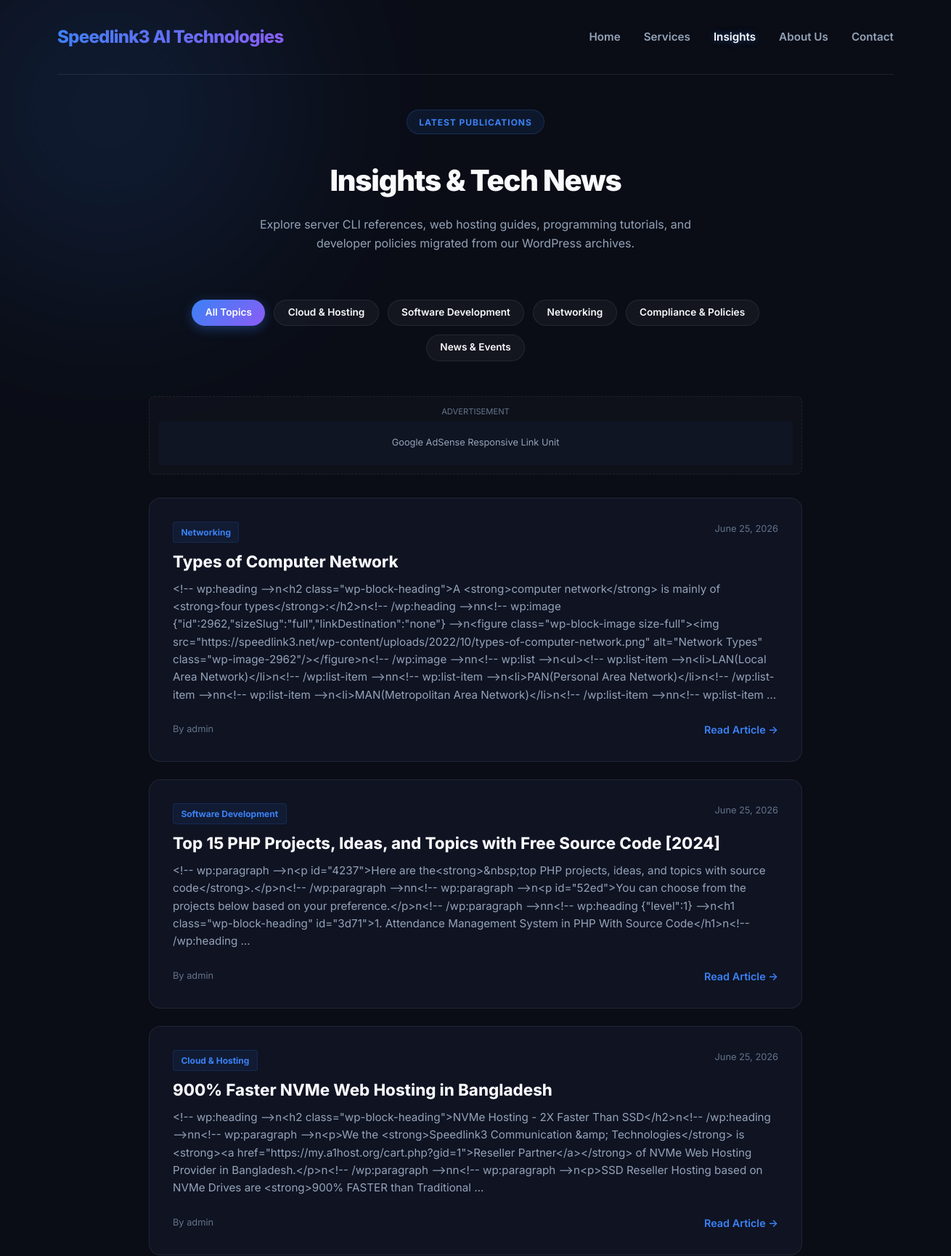
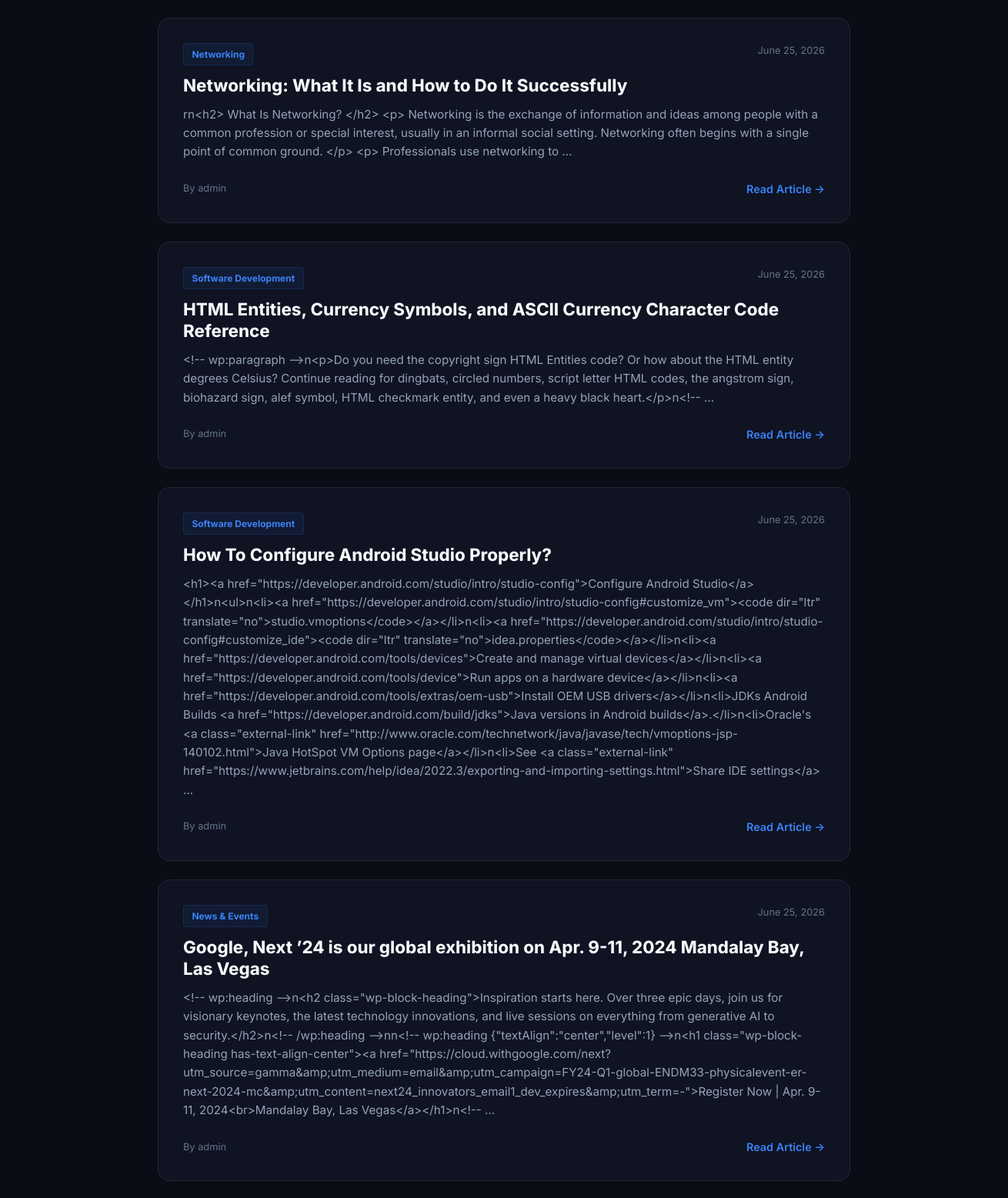
/insights/ (upper part), run on the app's committed database (2 pictures, top to bottom).
### cms/models.py (models this page shows, shortened)
class Category(models.Model):
    name = models.CharField(max_length=100)
    slug = models.SlugField(max_length=120, unique=True, blank=True)
    class Meta:
        verbose_name_plural = "Categories"

class Post(models.Model):
    STATUS_CHOICES = (
        ('draft', 'Draft'),
        ('published', 'Published'),
    )
    title = models.CharField(max_length=200)
    slug = models.SlugField(max_length=220, unique=True, blank=True)
    author = models.ForeignKey(User, on_delete=models.CASCADE, related_name='posts')
    content = models.TextField()
    excerpt = models.TextField(blank=True)
    status = models.CharField(max_length=10, choices=STATUS_CHOICES, default='draft')
    category = models.ForeignKey(Category, on_delete=models.SET_NULL, null=True, blank=True, related_name='posts')
    created_at = models.DateTimeField(auto_now_add=True)
    updated_at = models.DateTimeField(auto_now=True)
    seo_title = models.CharField(max_length=150, blank=True, help_text="Custom SEO title")
    seo_description = models.TextField(max_length=250, blank=True, help_text="SEO meta description")
    og_image = models.ImageField(upload_to='og_images/', blank=True, null=True, help_text="Open Graph image for social sharing")

### cms/views.py (the view)
# urls.py: path('insights/', views.insights_view, name='insights'),
def insights_view(request):
    posts = Post.objects.filter(status='published').order_by('-created_at')
    categories = Category.objects.all()
    category_slug = request.GET.get('category')
    if category_slug:
        posts = posts.filter(category__slug=category_slug)
    context = {
        'posts': posts,
        'categories': categories,
        'selected_category': category_slug,
        'seo': {
            'title': 'Insights & Tech News - Speedlink3 AI Technologies',
            'description': 'Read our latest insights, tutorials on networking, server commands, database management, and programming best practices.'
        }
    }
    return render(request, 'insights.html', context)

### templates/insights.html (shortened to what this page needs)
{% extends 'base.html' %}
{% load static %}
{% block content %}
<section style="max-width: 900px; margin: 0 auto;">
    <div style="text-align: center; margin-bottom: 4rem;">
        <span class="hero-badge">Latest Publications</span>
        <h1 style="font-size: 2.5rem; font-weight: 850; letter-spacing: -0.03em; margin-top: 0.5rem; margin-bottom: 1rem;">Insights &amp; Tech News</h1>
        <p style="color: var(--text-secondary); max-width: 600px; margin: 0 auto;">Explore server CLI references, web hosting guides, programming tutorials, and developer policies migrated from our WordPress archives.</p>
    </div>
    <div style="display: flex; gap: 0.75rem; justify-content: center; flex-wrap: wrap; margin-bottom: 3rem;">
        <a href="{% url 'insights' %}" class="btn {% if not selected_category %}btn-primary{% else %}btn-secondary{% endif %}" style="padding: 0.4rem 1.15rem; font-size: 0.85rem; border-radius: 20px;">All Topics</a>
        {% for cat in categories %}
        <a href="{% url 'insights' %}?category={{ cat.slug }}" class="btn {% if selected_category == cat.slug %}btn-primary{% else %}btn-secondary{% endif %}" style="padding: 0.4rem 1.15rem; font-size: 0.85rem; border-radius: 20px;">{{ cat.name }}</a>
        {% endfor %}
    </div>
    <div style="margin: 2rem 0; text-align: center; padding: 0.75rem; background: rgba(255, 255, 255, 0.02); border: 1px dashed var(--border-color); border-radius: 8px;">
        <span style="font-size: 0.7rem; color: var(--text-muted); display: block; margin-bottom: 0.25rem;">ADVERTISEMENT</span>
        <div style="height: 60px; background: rgba(59, 130, 246, 0.04); display: flex; align-items: center; justify-content: center; font-size: 0.8rem; color: var(--text-secondary); border-radius: 4px;">
            Google AdSense Responsive Link Unit
        </div>
    </div>
    <div style="display: flex; flex-direction: column; gap: 1.5rem;">
        {% for post in posts %}
        <div style="background: var(--bg-surface); border: 1px solid var(--border-color); border-radius: 16px; padding: 2rem; transition: var(--transition-smooth);" class="card-hover-wrapper">
            <div style="display: flex; justify-content: space-between; align-items: flex-start; margin-bottom: 0.75rem;">
                <span style="font-size: 0.75rem; font-weight: 700; color: var(--primary); background: rgba(59, 130, 246, 0.08); padding: 0.25rem 0.65rem; border-radius: 4px; border: 1px solid rgba(59, 130, 246, 0.15);">
                    {{ post.category.name|default:"Uncategorized" }}
                </span>
                <span style="font-size: 0.8rem; color: var(--text-muted);">{{ post.created_at|date:"F d, Y" }}</span>
            </div>
            <h2 style="font-size: 1.4rem; font-weight: 750; margin-bottom: 0.75rem; line-height: 1.25;">
                <a href="{% url 'post_detail' post.slug %}" style="color: var(--text-primary); text-decoration: none; transition: var(--transition-smooth);" onmouseover="this.style.color='#3b82f6'" onmouseout="this.style.color='var(--text-primary)'">
                    {{ post.title }}
                </a>
            </h2>
            <p style="color: var(--text-secondary); font-size: 0.95rem; line-height: 1.6; margin-bottom: 1.5rem;">
                {{ post.excerpt|default:post.content|truncatewords:45 }}
            </p>
            <div style="display: flex; justify-content: space-between; align-items: center;">
                <span style="font-size: 0.8rem; color: var(--text-muted);">By {{ post.author.username }}</span>
                <a href="{% url 'post_detail' post.slug %}" style="color: var(--primary); text-decoration: none; font-weight: 600; font-size: 0.9rem; display: inline-flex; align-items: center; gap: 0.25rem;">
                    Read Article &rarr;
                </a>
            </div>
        </div>
        {% endfor %}
    </div>
</section>
{% endblock %}

### static/style.css (style rules this page uses)
:root { --bg-base: #0a0d16; --bg-surface: rgba(18, 24, 41, 0.7); --bg-surface-hover: rgba(28, 36, 58, 0.8); --border-color: rgba(255, 255, 255, 0.08); --primary: #3b82f6; --secondary: #8b5cf6; --primary-gradient: linear-gradient(135deg, #3b82f6 0%, #8b5cf6 100%); --primary-glow: rgba(59, 130, 246, 0.35); --text-primary: #f8fafc; --text-secondary: #94a3b8; --text-muted: #64748b; --transition-smooth: all 0.3s cubic-bezier(0.4, 0, 0.2, 1); }
* { margin: 0; padding: 0; box-sizing: border-box; }
body { background-color: var(--bg-base); color: var(--text-primary); font-family: 'Inter', -apple-system, BlinkMacSystemFont, "Segoe UI", Roboto, sans-serif; min-height: 100vh; overflow-x: hidden; line-height: 1.6; position: relative; }
.hero-badge { display: inline-block; font-size: 0.75rem; font-weight: 700; color: var(--primary); text-transform: uppercase; letter-spacing: 0.08em; background: rgba(59, 130, 246, 0.1); padding: 0.4rem 1rem; border-radius: 30px; border: 1px solid rgba(59, 130, 246, 0.2); margin-bottom: 1.5rem; }
.btn { display: inline-flex; align-items: center; justify-content: center; gap: 0.5rem; font-family: inherit; font-size: 0.95rem; font-weight: 600; padding: 0.85rem 1.75rem; border-radius: 12px; text-decoration: none; cursor: pointer; transition: var(--transition-smooth); }
.btn-primary { background: var(--primary-gradient); color: #ffffff; box-shadow: 0 4px 15px var(--primary-glow); }
.btn-secondary { background: rgba(255, 255, 255, 0.04); border: 1px solid var(--border-color); color: var(--text-primary); }

### data on the page
Category: name "Cloud & Hosting"
Category: name "Software Development"
Category: name "Networking"
Category: name "Compliance & Policies"
Category: name "News & Events"
Post: category.name "Networking", created_at "June 25, 2026", title "Types of Computer Network", excerpt "<!-- wp:heading -->n<h2 class=\"wp-block-heading\">A <strong>computer network</strong> is mainly of <strong>four types</strong>:</h2>n<!-- /wp:heading -->nn<!-- wp:image {\"id\":2962,\"sizeSlug\":\"full\",\"linkDestination\":\"none\"} -->n<figure class=\"wp-block-image size-full\"><img src=\"https://speedlink3.net/wp-content/uploads/2022/10/types-of-computer-network.png\" alt=\"Network Types\" class=\"wp-image-2962\"/></figure>n<!-- /wp:image -->nn<!-- wp:list -->n<ul><!-- wp:list-item -->n<li>LAN(Local Area Network)</li>n<!-- /wp:list-item -->nn<!-- wp:list-item -->n<li>PAN(Personal Area Network)</li>n<!-- /wp:list-item -->nn<!-- wp:list-item -->n<li>MAN(Metropolitan Area Network)</li>n<!-- /wp:list-item…", author.username "admin"
Post: category.name "Software Development", created_at "June 25, 2026", title "Top 15 PHP Projects, Ideas, and Topics with Free Source Code [2024]", excerpt "<!-- wp:paragraph -->n<p id=\"4237\">Here are the<strong>&nbsp;top PHP projects, ideas, and topics with source code</strong>.</p>n<!-- /wp:paragraph -->nn<!-- wp:paragraph -->n<p id=\"52ed\">You can choose from the projects below based on your preference.</p>n<!-- /wp:paragraph -->nn<!-- wp:heading {\"level\":1} -->n<h1 class=\"wp-block-heading\" id=\"3d71\">1. Attendance Management System in PHP With Source Code</h1>n<!-- /wp:heading …", author.username "admin"
Post: category.name "Cloud & Hosting", created_at "June 25, 2026", title "900% Faster NVMe Web Hosting in Bangladesh", excerpt "<!-- wp:heading -->n<h2 class=\"wp-block-heading\">NVMe Hosting - 2X Faster Than SSD</h2>n<!-- /wp:heading -->nn<!-- wp:paragraph -->n<p>We the <strong>Speedlink3 Communication &amp; Technologies</strong> is <strong><a href=\"https://my.a1host.org/cart.php?gid=1\">Reseller Partner</a></strong> of NVMe Web Hosting Provider in Bangladesh.</p>n<!-- /wp:paragraph -->nn<!-- wp:paragraph -->n<p>SSD Reseller Hosting based on NVMe Drives are <strong>900% FASTER than Traditional …", author.username "admin"
Post: category.name "Networking", created_at "June 25, 2026", title "Networking: What It Is and How to Do It Successfully", excerpt "rn<h2> What Is Networking? </h2> <p> Networking is the exchange of information and ideas among people with a common profession or special interest, usually in an informal social setting. Networking often begins with a single point of common ground. </p> <p> Professionals use networking to …", author.username "admin"
Post: category.name "Software Development", created_at "June 25, 2026", title "HTML Entities, Currency Symbols, and ASCII Currency Character Code Reference", excerpt "<!-- wp:paragraph -->n<p>Do you need the copyright sign HTML Entities code? Or how about the HTML entity degrees Celsius? Continue reading for dingbats, circled numbers, script letter HTML codes, the angstrom sign, biohazard sign, alef symbol, HTML checkmark entity, and even a heavy black heart.</p>n<!-- …", author.username "admin"
Post: category.name "Software Development", created_at "June 25, 2026", title "How To Configure Android Studio Properly?", excerpt "<h1><a href=\"https://developer.android.com/studio/intro/studio-config\">Configure Android Studio</a></h1>n<ul>n<li><a href=\"https://developer.android.com/studio/intro/studio-config#customize_vm\"><code dir=\"ltr\" translate=\"no\">studio.vmoptions</code></a></li>n<li><a href=\"https://developer.android.com/studio/intro/studio-config#customize_ide\"><code dir=\"ltr\" translate=\"no\">idea.properties</code></a></li>n<li><a href=\"https://developer.android.com/tools/devices\">Create and manage virtual devices</a></li>n<li><a href=\"https://developer.android.com/tools/device\">Run apps on a hardware device</a></li>n<li><a href=\"https://developer.android.com/tools/extras/oem-usb\">Install OEM USB…", author.username "admin"
Post: category.name "News & Events", created_at "June 25, 2026", title "Google, Next ’24 is our global exhibition on Apr. 9-11, 2024 Mandalay Bay, Las Vegas", excerpt "<!-- wp:heading -->n<h2 class=\"wp-block-heading\">Inspiration starts here. Over three epic days, join us for visionary keynotes, the latest technology innovations, and live sessions on everything from generative AI to security.</h2>n<!-- /wp:heading -->nn<!-- wp:heading {\"textAlign\":\"center\",\"level\":1} -->n<h1 class=\"wp-block-heading has-text-align-center\"><a href=\"https://cloud.withgoogle.com/next?utm_source=gamma&amp;utm_medium=email&amp;utm_campaign=FY24-Q1-global-ENDM33-physicalevent-er-next-2024-mc&amp;utm_content=next24_innovators_email1_dev_expires&amp;utm_term=-\">Register Now | Apr. 9-11, 2024<br>Mandalay Bay, Las Vegas</a></h1>n<!-- …", author.username "admin"
